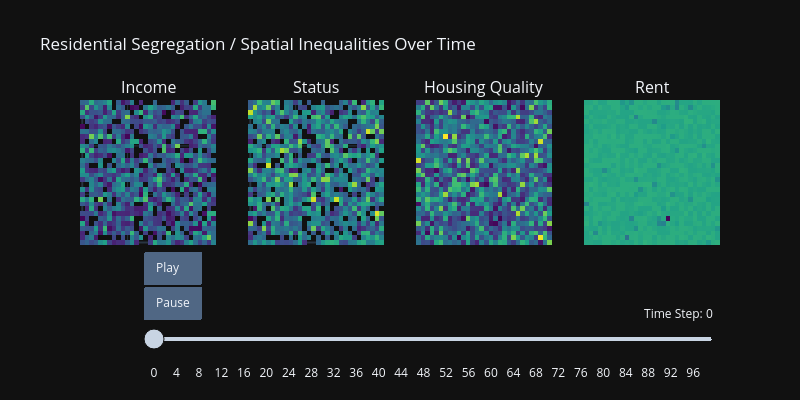

Notebook code cell kept with this figure:
### Code cell
grid_size = parameters['size']
time_steps = sorted(results['time'].unique())

variables = ['hh_income', 'hh_status', 'housing_quality', 'rent']
titles = ['Income', 'Status', 'Housing Quality', 'Rent']
all_frames = {var: [] for var in variables}
for t in time_steps:
    time_data = results[results['time'] == t]
    for var in variables:
        grid = time_data.pivot(index='y', columns='x', values=var)
        grid = grid.reindex(index=range(grid_size), columns=range(grid_size), fill_value=np.nan)
        all_frames[var].append(grid.values)
for var in variables:
    all_frames[var] = np.array(all_frames[var])

# Create subplots
fig = make_subplots(
    rows=1, cols=4,
    subplot_titles=titles,
    horizontal_spacing=0.05
)

# Add initial heatmaps for each subplot
for i, var in enumerate(variables, 1):
    fig.add_trace(
        go.Heatmap(
            z=all_frames[var][0],
            colorscale='viridis',
            zmin=np.nanmin(results[var]),
            zmax=np.nanmax(results[var]),
            showscale=False,
            hoverinfo='z'
        ),
        row=1, col=i
    )

# Create animation frames
frames = []
for t in range(len(time_steps)):
    frame_data = []
    for i, var in enumerate(variables):
        frame_data.append(
            go.Heatmap(
                z=all_frames[var][t],
                colorscale='viridis',
                zmin=np.nanmin(results[var]),
                zmax=np.nanmax(results[var]),
                showscale=False
            )
        )
    frames.append(go.Frame(data=frame_data, name=str(time_steps[t])))

fig.frames = frames

# Add animation controls
fig.update_layout(
    title_text='Residential Segregation / Spatial Inequalities Over Time',
    updatemenus=[{
        'type': 'buttons',
        'showactive': False,
        'buttons': [
            {
                'label': 'Play',
                'method': 'animate',
                'args': [None, {
                    'frame': {'duration': 100, 'redraw': True},
                    'fromcurrent': True,
                    'mode': 'immediate',
                    'transition': {'duration': 50}
                }]
            },
            {
                'label': 'Pause',
                'method': 'animate',
                'args': [[None], {
                    'frame': {'duration': 0, 'redraw': False},
                    'mode': 'immediate',
                    'transition': {'duration': 0}
                }]
            }
        ],
        'x': 0.1,
        'y': -0.05,
        'xanchor': 'left',
        'yanchor': 'top'
    }],
    sliders=[{
        'active': 0,
        'yanchor': 'top',
        'y': -0.05,
        'xanchor': 'left',
        'currentvalue': {
            'prefix': 'Time Step: ',
            'visible': True,
            'xanchor': 'right'
        },
        'pad': {'b': 10, 't': 50},
        'len': 0.9,
        'x': 0.1,
        'steps': [
            {
                'args': [[f.name], {
                    'frame': {'duration': 0, 'redraw': True},
                    'mode': 'immediate',
                    'transition': {'duration': 0}
                }],
                'label': str(time_steps[k]),
                'method': 'animate'
            }
            for k, f in enumerate(fig.frames)
        ]
    }],
    height=400,
    width=800
)

# Remove axis labels
for i in range(1, 5):
    fig.update_xaxes(showticklabels=False, row=1, col=i)
    fig.update_yaxes(showticklabels=False, row=1, col=i)

fig.write_html('../images/abm_animation.html', auto_play=True) # TODO: change path
fig.show()

### Figure 1 — Plotly figure (JSON) as saved in the notebook; plotly's stock layout.template omitted (floating-point values rounded to 4 significant figures; data arrays with more than 128 entries replaced by an {"elided": "..."} marker saying what was removed)
{"data": [{"colorscale": [[0, "#440154"], [0.1111, "#482878"], [0.2222, "#3e4989"], [0.3333, "#31688e"], [0.4444, "#26828e"], [0.5556, "#1f9e89"], [0.6667, "#35b779"], [0.7778, "#6ece58"], [0.8889, "#b5de2b"], [1, "#fde725"]], "hoverinfo": "z", "showscale": false, "type": "heatmap", "xaxis": "x", "yaxis": "y", "z": {"elided": "30x30 float values"}, "zmax": 0.9357, "zmin": 0.003827}, {"colorscale": [[0, "#440154"], [0.1111, "#482878"], [0.2222, "#3e4989"], [0.3333, "#31688e"], [0.4444, "#26828e"], [0.5556, "#1f9e89"], [0.6667, "#35b779"], [0.7778, "#6ece58"], [0.8889, "#b5de2b"], [1, "#fde725"]], "hoverinfo": "z", "showscale": false, "type": "heatmap", "xaxis": "x2", "yaxis": "y2", "z": {"elided": "30x30 float values"}, "zmax": 0.6583, "zmin": 0.01722}, {"colorscale": [[0, "#440154"], [0.1111, "#482878"], [0.2222, "#3e4989"], [0.3333, "#31688e"], [0.4444, "#26828e"], [0.5556, "#1f9e89"], [0.6667, "#35b779"], [0.7778, "#6ece58"], [0.8889, "#b5de2b"], [1, "#fde725"]], "hoverinfo": "z", "showscale": false, "type": "heatmap", "xaxis": "x3", "yaxis": "y3", "z": {"elided": "30x30 float values"}, "zmax": 0.7332, "zmin": 0.02941}, {"colorscale": [[0, "#440154"], [0.1111, "#482878"], [0.2222, "#3e4989"], [0.3333, "#31688e"], [0.4444, "#26828e"], [0.5556, "#1f9e89"], [0.6667, "#35b779"], [0.7778, "#6ece58"], [0.8889, "#b5de2b"], [1, "#fde725"]], "hoverinfo": "z", "showscale": false, "type": "heatmap", "xaxis": "x4", "yaxis": "y4", "z": {"elided": "30x30 float values"}, "zmax": 0.6081, "zmin": 0.003827}], "layout": {"annotations": [{"font": {"size": 16}, "showarrow": false, "text": "Income", "x": 0.1062, "xanchor": "center", "xref": "paper", "y": 1, "yanchor": "bottom", "yref": "paper"}, {"font": {"size": 16}, "showarrow": false, "text": "Status", "x": 0.3688, "xanchor": "center", "xref": "paper", "y": 1, "yanchor": "bottom", "yref": "paper"}, {"font": {"size": 16}, "showarrow": false, "text": "Housing Quality", "x": 0.6313, "xanchor": "center", "xref": "paper", "y": 1, "yanchor": "bottom", "yref": "paper"}, {"font": {"size": 16}, "showarrow": false, "text": "Rent", "x": 0.8938, "xanchor": "center", "xref": "paper", "y": 1, "yanchor": "bottom", "yref": "paper"}], "height": 400, "sliders": [{"active": 0, "currentvalue": {"prefix": "Time Step: ", "visible": true, "xanchor": "right"}, "len": 0.9, "pad": {"b": 10, "t": 50}, "steps": [{"args": [["0"], {"frame": {"duration": 0, "redraw": true}, "mode": "immediate", "transition": {"duration": 0}}], "label": "0", "method": "animate"}, {"args": [["1"], {"frame": {"duration": 0, "redraw": true}, "mode": "immediate", "transition": {"duration": 0}}], "label": "1", "method": "animate"}, {"args": [["2"], {"frame": {"duration": 0, "redraw": true}, "mode": "immediate", "transition": {"duration": 0}}], "label": "2", "method": "animate"}, {"args": [["3"], {"frame": {"duration": 0, "redraw": true}, "mode": "immediate", "transition": {"duration": 0}}], "label": "3", "method": "animate"}, {"args": [["4"], {"frame": {"duration": 0, "redraw": true}, "mode": "immediate", "transition": {"duration": 0}}], "label": "4", "method": "animate"}, {"args": [["5"], {"frame": {"duration": 0, "redraw": true}, "mode": "immediate", "transition": {"duration": 0}}], "label": "5", "method": "animate"}, {"args": [["6"], {"frame": {"duration": 0, "redraw": true}, "mode": "immediate", "transition": {"duration": 0}}], "label": "6", "method": "animate"}, {"args": [["7"], {"frame": {"duration": 0, "redraw": true}, "mode": "immediate", "transition": {"duration": 0}}], "label": "7", "method": "animate"}, {"args": [["8"], {"frame": {"duration": 0, "redraw": true}, "mode": "immediate", "transition": {"duration": 0}}], "label": "8", "method": "animate"}, {"args": [["9"], {"frame": {"duration": 0, "redraw": true}, "mode": "immediate", "transition": {"duration": 0}}], "label": "9", "method": "animate"}, {"args": [["10"], {"frame": {"duration": 0, "redraw": true}, "mode": "immediate", "transition": {"duration": 0}}], "label": "10", "method": "animate"}, {"args": [["11"], {"frame": {"duration": 0, "redraw": true}, "mode": "immediate", "transition": {"duration": 0}}], "label": "11", "method": "animate"}, {"args": [["12"], {"frame": {"duration": 0, "redraw": true}, "mode": "immediate", "transition": {"duration": 0}}], "label": "12", "method": "animate"}, {"args": [["13"], {"frame": {"duration": 0, "redraw": true}, "mode": "immediate", "transition": {"duration": 0}}], "label": "13", "method": "animate"}, {"args": [["14"], {"frame": {"duration": 0, "redraw": true}, "mode": "immediate", "transition": {"duration": 0}}], "label": "14", "method": "animate"}, {"args": [["15"], {"frame": {"duration": 0, "redraw": true}, "mode": "immediate", "transition": {"duration": 0}}], "label": "15", "method": "animate"}, {"args": [["16"], {"frame": {"duration": 0, "redraw": true}, "mode": "immediate", "transition": {"duration": 0}}], "label": "16", "method": "animate"}, {"args": [["17"], {"frame": {"duration": 0, "redraw": true}, "mode": "immediate", "transition": {"duration": 0}}], "label": "17", "method": "animate"}, {"args": [["18"], {"frame": {"duration": 0, "redraw": true}, "mode": "immediate", "transition": {"duration": 0}}], "label": "18", "method": "animate"}, {"args": [["19"], {"frame": {"duration": 0, "redraw": true}, "mode": "immediate", "transition": {"duration": 0}}], "label": "19", "method": "animate"}, {"args": [["20"], {"frame": {"duration": 0, "redraw": true}, "mode": "immediate", "transition": {"duration": 0}}], "label": "20", "method": "animate"}, {"args": [["21"], {"frame": {"duration": 0, "redraw": true}, "mode": "immediate", "transition": {"duration": 0}}], "label": "21", "method": "animate"}, {"args": [["22"], {"frame": {"duration": 0, "redraw": true}, "mode": "immediate", "transition": {"duration": 0}}], "label": "22", "method": "animate"}, {"args": [["23"], {"frame": {"duration": 0, "redraw": true}, "mode": "immediate", "transition": {"duration": 0}}], "label": "23", "method": "animate"}, {"args": [["24"], {"frame": {"duration": 0, "redraw": true}, "mode": "immediate", "transition": {"duration": 0}}], "label": "24", "method": "animate"}, {"args": [["25"], {"frame": {"duration": 0, "redraw": true}, "mode": "immediate", "transition": {"duration": 0}}], "label": "25", "method": "animate"}, {"args": [["26"], {"frame": {"duration": 0, "redraw": true}, "mode": "immediate", "transition": {"duration": 0}}], "label": "26", "method": "animate"}, {"args": [["27"], {"frame": {"duration": 0, "redraw": true}, "mode": "immediate", "transition": {"duration": 0}}], "label": "27", "method": "animate"}, {"args": [["28"], {"frame": {"duration": 0, "redraw": true}, "mode": "immediate", "transition": {"duration": 0}}], "label": "28", "method": "animate"}, {"args": [["29"], {"frame": {"duration": 0, "redraw": true}, "mode": "immediate", "transition": {"duration": 0}}], "label": "29", "method": "animate"}, {"args": [["30"], {"frame": {"duration": 0, "redraw": true}, "mode": "immediate", "transition": {"duration": 0}}], "label": "30", "method": "animate"}, {"args": [["31"], {"frame": {"duration": 0, "redraw": true}, "mode": "immediate", "transition": {"duration": 0}}], "label": "31", "method": "animate"}, {"args": [["32"], {"frame": {"duration": 0, "redraw": true}, "mode": "immediate", "transition": {"duration": 0}}], "label": "32", "method": "animate"}, {"args": [["33"], {"frame": {"duration": 0, "redraw": true}, "mode": "immediate", "transition": {"duration": 0}}], "label": "33", "method": "animate"}, {"args": [["34"], {"frame": {"duration": 0, "redraw": true}, "mode": "immediate", "transition": {"duration": 0}}], "label": "34", "method": "animate"}, {"args": [["35"], {"frame": {"duration": 0, "redraw": true}, "mode": "immediate", "transition": {"duration": 0}}], "label": "35", "method": "animate"}, {"args": [["36"], {"frame": {"duration": 0, "redraw": true}, "mode": "immediate", "transition": {"duration": 0}}], "label": "36", "method": "animate"}, {"args": [["37"], {"frame": {"duration": 0, "redraw": true}, "mode": "immediate", "transition": {"duration": 0}}], "label": "37", "method": "animate"}, {"args": [["38"], {"frame": {"duration": 0, "redraw": true}, "mode": "immediate", "transition": {"duration": 0}}], "label": "38", "method": "animate"}, {"args": [["39"], {"frame": {"duration": 0, "redraw": true}, "mode": "immediate", "transition": {"duration": 0}}], "label": "39", "method": "animate"}, {"args": [["40"], {"frame": {"duration": 0, "redraw": true}, "mode": "immediate", "transition": {"duration": 0}}], "label": "40", "method": "animate"}, {"args": [["41"], {"frame": {"duration": 0, "redraw": true}, "mode": "immediate", "transition": {"duration": 0}}], "label": "41", "method": "animate"}, {"args": [["42"], {"frame": {"duration": 0, "redraw": true}, "mode": "immediate", "transition": {"duration": 0}}], "label": "42", "method": "animate"}, {"args": [["43"], {"frame": {"duration": 0, "redraw": true}, "mode": "immediate", "transition": {"duration": 0}}], "label": "43", "method": "animate"}, {"args": [["44"], {"frame": {"duration": 0, "redraw": true}, "mode": "immediate", "transition": {"duration": 0}}], "label": "44", "method": "animate"}, {"args": [["45"], {"frame": {"duration": 0, "redraw": true}, "mode": "immediate", "transition": {"duration": 0}}], "label": "45", "method": "animate"}, {"args": [["46"], {"frame": {"duration": 0, "redraw": true}, "mode": "immediate", "transition": {"duration": 0}}], "label": "46", "method": "animate"}, {"args": [["47"], {"frame": {"duration": 0, "redraw": true}, "mode": "immediate", "transition": {"duration": 0}}], "label": "47", "method": "animate"}, {"args": [["48"], {"frame": {"duration": 0, "redraw": true}, "mode": "immediate", "transition": {"duration": 0}}], "label": "48", "method": "animate"}, {"args": [["49"], {"frame": {"duration": 0, "redraw": true}, "mode": "immediate", "transition": {"duration": 0}}], "label": "49", "method": "animate"}, {"args": [["50"], {"frame": {"duration": 0, "redraw": true}, "mode": "immediate", "transition": {"duration": 0}}], "label": "50", "method": "animate"}, {"args": [["51"], {"frame": {"duration": 0, "redraw": true}, "mode": "immediate", "transition": {"duration": 0}}], "label": "51", "method": "animate"}, {"args": [["52"], {"frame": {"duration": 0, "redraw": true}, "mode": "immediate", "transition": {"duration": 0}}], "label": "52", "method": "animate"}, {"args": [["53"], {"frame": {"duration": 0, "redraw": true}, "mode": "immediate", "transition": {"duration": 0}}], "label": "53", "method": "animate"}, {"args": [["54"], {"frame": {"duration": 0, "redraw": true}, "mode": "immediate", "transition": {"duration": 0}}], "label": "54", "method": "animate"}, {"args": [["55"], {"frame": {"duration": 0, "redraw": true}, "mode": "immediate", "transition": {"duration": 0}}], "label": "55", "method": "animate"}, {"args": [["56"], {"frame": {"duration": 0, "redraw": true}, "mode": "immediate", "transition": {"duration": 0}}], "label": "56", "method": "animate"}, {"args": [["57"], {"frame": {"duration": 0, "redraw": true}, "mode": "immediate", "transition": {"duration": 0}}], "label": "57", "method": "animate"}, {"args": [["58"], {"frame": {"duration": 0, "redraw": true}, "mode": "immediate", "transition": {"duration": 0}}], "label": "58", "method": "animate"}, {"args": [["59"], {"frame": {"duration": 0, "redraw": true}, "mode": "immediate", "transition": {"duration": 0}}], "label": "59", "method": "animate"}, {"args": [["60"], {"frame": {"duration": 0, "redraw": true}, "mode": "immediate", "transition": {"duration": 0}}], "label": "60", "method": "animate"}, {"args": [["61"], {"frame": {"duration": 0, "redraw": true}, "mode": "immediate", "transition": {"duration": 0}}], "label": "61", "method": "animate"}, {"args": [["62"], {"frame": {"duration": 0, "redraw": true}, "mode": "immediate", "transition": {"duration": 0}}], "label": "62", "method": "animate"}, {"args": [["63"], {"frame": {"duration": 0, "redraw": true}, "mode": "immediate", "transition": {"duration": 0}}], "label": "63", "method": "animate"}, {"args": [["64"], {"frame": {"duration": 0, "redraw": true}, "mode": "immediate", "transition": {"duration": 0}}], "label": "64", "method": "animate"}, {"args": [["65"], {"frame": {"duration": 0, "redraw": true}, "mode": "immediate", "transition": {"duration": 0}}], "label": "65", "method": "animate"}, {"args": [["66"], {"frame": {"duration": 0, "redraw": true}, "mode": "immediate", "transition": {"duration": 0}}], "label": "66", "method": "animate"}, {"args": [["67"], {"frame": {"duration": 0, "redraw": true}, "mode": "immediate", "transition": {"duration": 0}}], "label": "67", "method": "animate"}, {"args": [["68"], {"frame": {"duration": 0, "redraw": true}, "mode": "immediate", "transition": {"duration": 0}}], "label": "68", "method": "animate"}, {"args": [["69"], {"frame": {"duration": 0, "redraw": true}, "mode": "immediate", "transition": {"duration": 0}}], "label": "69", "method": "animate"}, {"args": [["70"], {"frame": {"duration": 0, "redraw": true}, "mode": "immediate", "transition": {"duration": 0}}], "label": "70", "method": "animate"}, {"args": [["71"], {"frame": {"duration": 0, "redraw": true}, "mode": "immediate", "transition": {"duration": 0}}], "label": "71", "method": "animate"}, {"args": [["72"], {"frame": {"duration": 0, "redraw": true}, "mode": "immediate", "transition": {"duration": 0}}], "label": "72", "method": "animate"}, {"args": [["73"], {"frame": {"duration": 0, "redraw": true}, "mode": "immediate", "transition": {"duration": 0}}], "label": "73", "method": "animate"}, {"args": [["74"], {"frame": {"duration": 0, "redraw": true}, "mode": "immediate", "transition": {"duration": 0}}], "label": "74", "method": "animate"}, {"args": [["75"], {"frame": {"duration": 0, "redraw": true}, "mode": "immediate", "transition": {"duration": 0}}], "label": "75", "method": "animate"}, {"args": [["76"], {"frame": {"duration": 0, "redraw": true}, "mode": "immediate", "transition": {"duration": 0}}], "label": "76", "method": "animate"}, {"args": [["77"], {"frame": {"duration": 0, "redraw": true}, "mode": "immediate", "transition": {"duration": 0}}], "label": "77", "method": "animate"}, {"args": [["78"], {"frame": {"duration": 0, "redraw": true}, "mode": "immediate", "transition": {"duration": 0}}], "label": "78", "method": "animate"}, {"args": [["79"], {"frame": {"duration": 0, "redraw": true}, "mode": "immediate", "transition": {"duration": 0}}], "label": "79", "method": "animate"}, {"args": [["80"], {"frame": {"duration": 0, "redraw": true}, "mode": "immediate", "transition": {"duration": 0}}], "label": "80", "method": "animate"}, {"args": [["81"], {"frame": {"duration": 0, "redraw": true}, "mode": "immediate", "transition": {"duration": 0}}], "label": "81", "method": "animate"}, {"args": [["82"], {"frame": {"duration": 0, "redraw": true}, "mode": "immediate", "transition": {"duration": 0}}], "label": "82", "method": "animate"}, {"args": [["83"], {"frame": {"duration": 0, "redraw": true}, "mode": "immediate", "transition": {"duration": 0}}], "label": "83", "method": "animate"}, {"args": [["84"], {"frame": {"duration": 0, "redraw": true}, "mode": "immediate", "transition": {"duration": 0}}], "label": "84", "method": "animate"}, {"args": [["85"], {"frame": {"duration": 0, "redraw": true}, "mode": "immediate", "transition": {"duration": 0}}], "label": "85", "method": "animate"}, {"args": [["86"], {"frame": {"duration": 0, "redraw": true}, "mode": "immediate", "transition": {"duration": 0}}], "label": "86", "method": "animate"}, {"args": [["87"], {"frame": {"duration": 0, "redraw": true}, "mode": "immediate", "transition": {"duration": 0}}], "label": "87", "method": "animate"}, {"args": [["88"], {"frame": {"duration": 0, "redraw": true}, "mode": "immediate", "transition": {"duration": 0}}], "label": "88", "method": "animate"}, {"args": [["89"], {"frame": {"duration": 0, "redraw": true}, "mode": "immediate", "transition": {"duration": 0}}], "label": "89", "method": "animate"}, {"args": [["90"], {"frame": {"duration": 0, "redraw": true}, "mode": "immediate", "transition": {"duration": 0}}], "label": "90", "method": "animate"}, {"args": [["91"], {"frame": {"duration": 0, "redraw": true}, "mode": "immediate", "transition": {"duration": 0}}], "label": "91", "method": "animate"}, {"args": [["92"], {"frame": {"duration": 0, "redraw": true}, "mode": "immediate", "transition": {"duration": 0}}], "label": "92", "method": "animate"}, {"args": [["93"], {"frame": {"duration": 0, "redraw": true}, "mode": "immediate", "transition": {"duration": 0}}], "label": "93", "method": "animate"}, {"args": [["94"], {"frame": {"duration": 0, "redraw": true}, "mode": "immediate", "transition": {"duration": 0}}], "label": "94", "method": "animate"}, {"args": [["95"], {"frame": {"duration": 0, "redraw": true}, "mode": "immediate", "transition": {"duration": 0}}], "label": "95", "method": "animate"}, {"args": [["96"], {"frame": {"duration": 0, "redraw": true}, "mode": "immediate", "transition": {"duration": 0}}], "label": "96", "method": "animate"}, {"args": [["97"], {"frame": {"duration": 0, "redraw": true}, "mode": "immediate", "transition": {"duration": 0}}], "label": "97", "method": "animate"}, {"args": [["98"], {"frame": {"duration": 0, "redraw": true}, "mode": "immediate", "transition": {"duration": 0}}], "label": "98", "method": "animate"}, {"args": [["99"], {"frame": {"duration": 0, "redraw": true}, "mode": "immediate", "transition": {"duration": 0}}], "label": "99", "method": "animate"}], "x": 0.1, "xanchor": "left", "y": -0.05, "yanchor": "top"}], "title": {"text": "Residential Segregation / Spatial Inequalities Over Time"}, "updatemenus": [{"buttons": [{"args": [null, {"frame": {"duration": 100, "redraw": true}, "fromcurrent": true, "mode": "immediate", "transition": {"duration": 50}}], "label": "Play", "method": "animate"}, {"args": [[null], {"frame": {"duration": 0, "redraw": false}, "mode": "immediate", "transition": {"duration": 0}}], "label": "Pause", "method": "animate"}], "showactive": false, "type": "buttons", "x": 0.1, "xanchor": "left", "y": -0.05, "yanchor": "top"}], "width": 800, "xaxis": {"anchor": "y", "domain": [0, 0.2125], "showticklabels": false}, "xaxis2": {"anchor": "y2", "domain": [0.2625, 0.475], "showticklabels": false}, "xaxis3": {"anchor": "y3", "domain": [0.525, 0.7375], "showticklabels": false}, "xaxis4": {"anchor": "y4", "domain": [0.7875, 1], "showticklabels": false}, "yaxis": {"anchor": "x", "domain": [0, 1], "showticklabels": false}, "yaxis2": {"anchor": "x2", "domain": [0, 1], "showticklabels": false}, "yaxis3": {"anchor": "x3", "domain": [0, 1], "showticklabels": false}, "yaxis4": {"anchor": "x4", "domain": [0, 1], "showticklabels": false}}}
